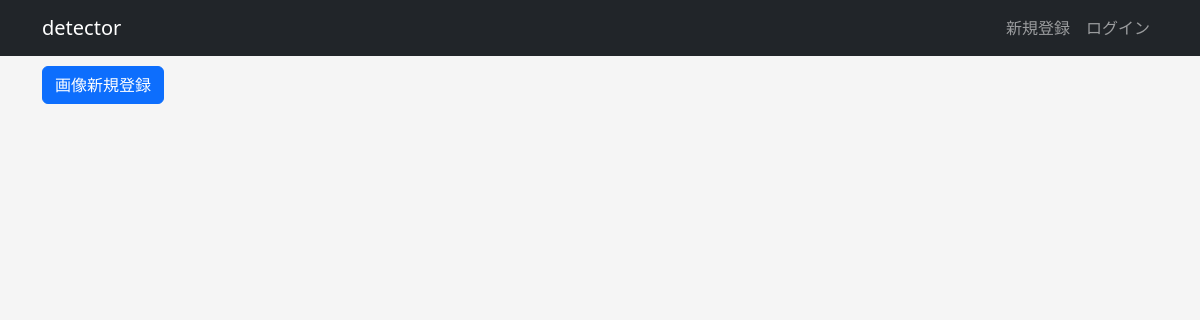
Before: / with the older database file.
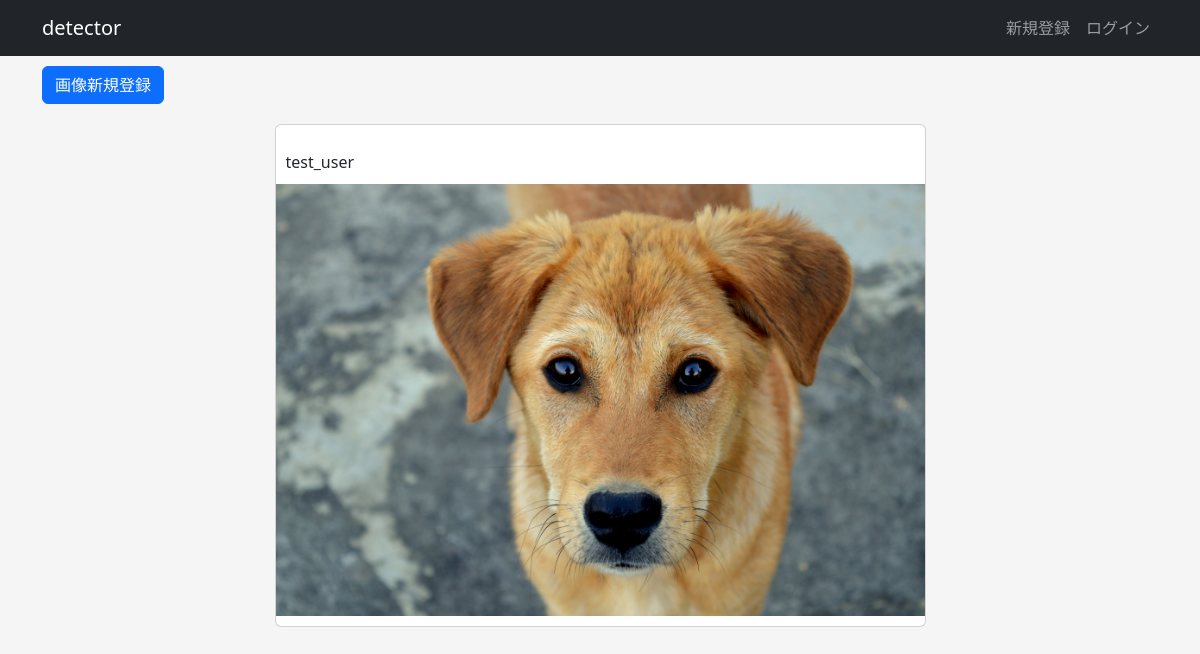
After: the same page with the newer database file.
### apps/crud/models.py (models this page shows, shortened)
class User(db.Model, UserMixin):
    __tablename__ = "users"
    id = db.Column(db.Integer, primary_key=True)
    username = db.Column(db.String, index=True)
    email = db.Column(db.String, index=True, unique=True)
    password_hash = db.Column(db.String)
    created_at = db.Column(db.DateTime, default=datetime.now)
    updated_at = db.Column(
        db.DateTime, default=datetime.now, onupdate=datetime.now
    )
    user_images = db.relationship(
        "UserImage", backref="user"
    )
    @property
    def password(self):
        raise AttributeError("読み取り不可")

### apps/detector/models.py (models this page shows)
class UserImage(db.Model):
    __tablename__ = "user_images"
    id = db.Column(db.Integer, primary_key=True)
    user_id = db.Column(db.String, db.ForeignKey("users.id"))
    image_path = db.Column(db.String)
    is_detected = db.Column(db.Boolean, default=False)
    created_at = db.Column(db.DateTime, default=datetime.now)
    updated_at = db.Column(db.DateTime, default=datetime.now,
                           onupdate=datetime.now)

### apps/detector/views.py (the view)
@dt.route("/")
def index() -> str:
    user_images = (
        db.session.query(User, UserImage)
        .join(UserImage)
        .filter(User.id == UserImage.user_id)
        .all()
    )
    return render_template("detector/index.html", user_images=user_images)

### apps/detector/templates/detector/index.html
{% extends "detector/base.html" %}
{% block content %}
<div class="col-md-10 text-right dt-image-register-btn">
    <a href="{{ url_for('detector.upload_image') }}" class="btn btn-primary">画像新規登録</a>
</div>
{% for user_image in user_images %}
<div class="card col-md-7 dt-image-content">
    <header class="d-flex justify-content-between">
        <div class="dt-image-username">{{ user_image.User.username }}</div>
    </header>
    <section>
        <img src="{{ url_for('detector.image_file', filename=user_image.UserImage.image_path) }}" alt="アップロード画像" />
    </section>
</div>
{% endfor %}
{% endblock %}

### apps/detector/templates/detector/base.html (shortened to what this page needs)
<!DOCTYPE html>
<html lang="ja">
<head>
    <link rel="stylesheet" href="{{ url_for('static', filename='css/bootstrap.min.css') }}" />
    <link rel="stylesheet" href="{{ url_for('static', filename='css/style.css') }}" />
</head>
<body>
    <nav class="navbar navbar-expand-lg navbar-dark bg-dark">
        <div class="container">
            <a class="navbar-brand " href="{{ url_for('detector.index') }}">detector</a>
            <ul class="navbar-nav">
                {% if current_user.is_authenticated %}
                <li class="nav-item">
                    <span class="nav-link">{{ current_user.username }}</span>
                </li>
                <li class="nav-item">
                    <a href="{{ url_for('auth.logout') }}" class="nav-link">ログアウト</a>
                </li>
                {% else %}
                <li class="nav-item">
                    <a class="nav-link" href="{{ url_for('auth.signup') }}">新規登録</a>
                </li>
                <li class="nav-item">
                    <a class="nav-link" href="{{ url_for('auth.login') }}">ログイン</a>
                </li>
                {% endif %}
            </ul>
        </div>
    </nav>
    <section class="container">
        {% block content %}{% endblock %}
    </section>
</body>
</html>

### apps/static/css/style.css (style rules this page uses)
body { background-color: #f5f5f5; }
.dt-image-content { margin: 20px auto; padding: 0; }
.dt-image-username { padding-top: 15px; }
.dt-image-register-btn { padding: 10px 47px 0 0; }
.dt-image-content header { padding: 10px 10px 0 10px; }
.dt-image-content section { padding: 10px 0; margin: auto; }
.dt-image-content section img { width: 100%; }

Changed rows visible on the page:
added User: User.username "test_user", image_path (picture)
